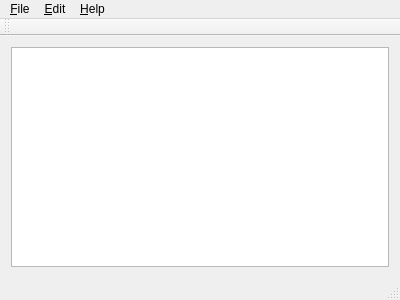
<?xml version="1.0" encoding="UTF-8"?>
<ui version="4.0">
 <class>MainWindow</class>
 <widget class="QMainWindow" name="MainWindow">
  <property name="geometry">
   <rect>
    <x>0</x>
    <y>0</y>
    <width>400</width>
    <height>300</height>
   </rect>
  </property>
  <property name="windowTitle">
   <string>MainWindow</string>
  </property>
  <widget class="QWidget" name="centralWidget">
   <layout class="QVBoxLayout" name="verticalLayout">
    <item>
     <widget class="QPlainTextEdit" name="plainTextEdit"/>
    </item>
   </layout>
  </widget>
  <widget class="QMenuBar" name="menuBar">
   <property name="geometry">
    <rect>
     <x>0</x>
     <y>0</y>
     <width>400</width>
     <height>21</height>
    </rect>
   </property>
   <widget class="QMenu" name="menu_File">
    <property name="title">
     <string>&amp;File</string>
    </property>
    <addaction name="action_New"/>
    <addaction name="action_Open"/>
    <addaction name="action_Save"/>
    <addaction name="separator"/>
    <addaction name="actionE_xit"/>
   </widget>
   <widget class="QMenu" name="menu_Edit">
    <property name="title">
     <string>&amp;Edit</string>
    </property>
    <addaction name="action_Undo"/>
    <addaction name="action_Redo"/>
    <addaction name="separator"/>
    <addaction name="actionCu_t"/>
    <addaction name="action_Copy"/>
    <addaction name="action_Paste"/>
    <addaction name="separator"/>
    <addaction name="actionSelect_all"/>
   </widget>
   <widget class="QMenu" name="menu_About_program">
    <property name="title">
     <string>&amp;Help</string>
    </property>
    <addaction name="actionAbout_program"/>
    <addaction name="actionAbout_Qt"/>
   </widget>
   <addaction name="menu_File"/>
   <addaction name="menu_Edit"/>
   <addaction name="menu_About_program"/>
  </widget>
  <widget class="QToolBar" name="mainToolBar">
   <attribute name="toolBarArea">
    <enum>TopToolBarArea</enum>
   </attribute>
   <attribute name="toolBarBreak">
    <bool>false</bool>
   </attribute>
  </widget>
  <widget class="QStatusBar" name="statusBar"/>
  <action name="action_New">
   <property name="text">
    <string>&amp;New</string>
   </property>
   <property name="shortcut">
    <string>Ctrl+N</string>
   </property>
   <property name="shortcutContext">
    <enum>Qt::ApplicationShortcut</enum>
   </property>
  </action>
  <action name="action_Open">
   <property name="text">
    <string>&amp;Open...</string>
   </property>
   <property name="shortcut">
    <string>Ctrl+O</string>
   </property>
  </action>
  <action name="action_Save">
   <property name="text">
    <string>&amp;Save</string>
   </property>
   <property name="shortcut">
    <string>Ctrl+S</string>
   </property>
  </action>
  <action name="actionE_xit">
   <property name="text">
    <string>E&amp;xit</string>
   </property>
   <property name="shortcut">
    <string>Ctrl+F4</string>
   </property>
  </action>
  <action name="action_Undo">
   <property name="enabled">
    <bool>false</bool>
   </property>
   <property name="text">
    <string>&amp;Undo</string>
   </property>
   <property name="shortcut">
    <string>Ctrl+U</string>
   </property>
  </action>
  <action name="action_Redo">
   <property name="enabled">
    <bool>false</bool>
   </property>
   <property name="text">
    <string>&amp;Redo</string>
   </property>
   <property name="shortcut">
    <string>Ctrl+R</string>
   </property>
  </action>
  <action name="actionCu_t">
   <property name="enabled">
    <bool>false</bool>
   </property>
   <property name="text">
    <string>Cu&amp;t</string>
   </property>
   <property name="shortcut">
    <string>Ctrl+X</string>
   </property>
  </action>
  <action name="action_Copy">
   <property name="enabled">
    <bool>false</bool>
   </property>
   <property name="text">
    <string>&amp;Copy</string>
   </property>
   <property name="shortcut">
    <string>Ctrl+C</string>
   </property>
  </action>
  <action name="action_Paste">
   <property name="text">
    <string>&amp;Paste</string>
   </property>
   <property name="shortcut">
    <string>Ctrl+V</string>
   </property>
  </action>
  <action name="actionSelect_all">
   <property name="text">
    <string>Select &amp;all</string>
   </property>
   <property name="shortcut">
    <string>Ctrl+A</string>
   </property>
  </action>
  <action name="actionAbout_program">
   <property name="text">
    <string>About program</string>
   </property>
   <property name="shortcut">
    <string>Ctrl+F1</string>
   </property>
  </action>
  <action name="actionAbout_Qt">
   <property name="text">
    <string>About&amp;Qt</string>
   </property>
  </action>
 </widget>
 <layoutdefault spacing="6" margin="11"/>
 <resources/>
 <connections>
  <connection>
   <sender>actionE_xit</sender>
   <signal>triggered()</signal>
   <receiver>MainWindow</receiver>
   <slot>close()</slot>
   <hints>
    <hint type="sourcelabel">
     <x>-1</x>
     <y>-1</y>
    </hint>
    <hint type="destinationlabel">
     <x>199</x>
     <y>149</y>
    </hint>
   </hints>
  </connection>
  <connection>
   <sender>plainTextEdit</sender>
   <signal>copyAvailable(bool)</signal>
   <receiver>action_Copy</receiver>
   <slot>setEnabled(bool)</slot>
   <hints>
    <hint type="sourcelabel">
     <x>199</x>
     <y>156</y>
    </hint>
    <hint type="destinationlabel">
     <x>-1</x>
     <y>-1</y>
    </hint>
   </hints>
  </connection>
  <connection>
   <sender>plainTextEdit</sender>
   <signal>copyAvailable(bool)</signal>
   <receiver>actionCu_t</receiver>
   <slot>setEnabled(bool)</slot>
   <hints>
    <hint type="sourcelabel">
     <x>199</x>
     <y>156</y>
    </hint>
    <hint type="destinationlabel">
     <x>-1</x>
     <y>-1</y>
    </hint>
   </hints>
  </connection>
  <connection>
   <sender>plainTextEdit</sender>
   <signal>copyAvailable(bool)</signal>
   <receiver>action_Undo</receiver>
   <slot>setEnabled(bool)</slot>
   <hints>
    <hint type="sourcelabel">
     <x>199</x>
     <y>156</y>
    </hint>
    <hint type="destinationlabel">
     <x>-1</x>
     <y>-1</y>
    </hint>
   </hints>
  </connection>
  <connection>
   <sender>plainTextEdit</sender>
   <signal>copyAvailable(bool)</signal>
   <receiver>action_Redo</receiver>
   <slot>setEnabled(bool)</slot>
   <hints>
    <hint type="sourcelabel">
     <x>199</x>
     <y>156</y>
    </hint>
    <hint type="destinationlabel">
     <x>-1</x>
     <y>-1</y>
    </hint>
   </hints>
  </connection>
  <connection>
   <sender>plainTextEdit</sender>
   <signal>modificationChanged(bool)</signal>
   <receiver>MainWindow</receiver>
   <slot>setWindowModified(bool)</slot>
   <hints>
    <hint type="sourcelabel">
     <x>199</x>
     <y>156</y>
    </hint>
    <hint type="destinationlabel">
     <x>199</x>
     <y>149</y>
    </hint>
   </hints>
  </connection>
  <connection>
   <sender>action_Paste</sender>
   <signal>triggered()</signal>
   <receiver>plainTextEdit</receiver>
   <slot>paste()</slot>
   <hints>
    <hint type="sourcelabel">
     <x>-1</x>
     <y>-1</y>
    </hint>
    <hint type="destinationlabel">
     <x>199</x>
     <y>156</y>
    </hint>
   </hints>
  </connection>
  <connection>
   <sender>action_Undo</sender>
   <signal>triggered()</signal>
   <receiver>plainTextEdit</receiver>
   <slot>undo()</slot>
   <hints>
    <hint type="sourcelabel">
     <x>-1</x>
     <y>-1</y>
    </hint>
    <hint type="destinationlabel">
     <x>199</x>
     <y>156</y>
    </hint>
   </hints>
  </connection>
  <connection>
   <sender>actionSelect_all</sender>
   <signal>triggered()</signal>
   <receiver>plainTextEdit</receiver>
   <slot>selectAll()</slot>
   <hints>
    <hint type="sourcelabel">
     <x>-1</x>
     <y>-1</y>
    </hint>
    <hint type="destinationlabel">
     <x>199</x>
     <y>156</y>
    </hint>
   </hints>
  </connection>
  <connection>
   <sender>action_Redo</sender>
   <signal>triggered()</signal>
   <receiver>plainTextEdit</receiver>
   <slot>redo()</slot>
   <hints>
    <hint type="sourcelabel">
     <x>-1</x>
     <y>-1</y>
    </hint>
    <hint type="destinationlabel">
     <x>199</x>
     <y>156</y>
    </hint>
   </hints>
  </connection>
 </connections>
</ui>
